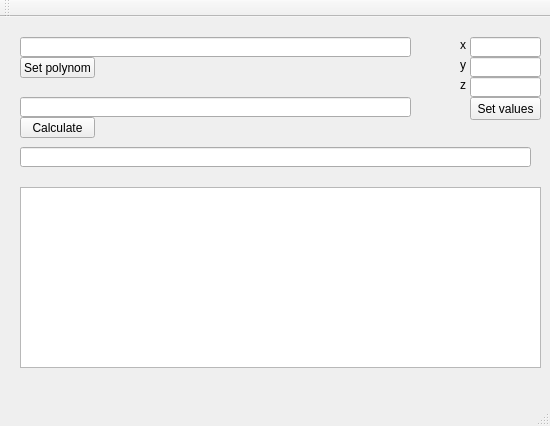
<?xml version="1.0" encoding="UTF-8"?>
<ui version="4.0">
 <class>MainWindow</class>
 <widget class="QMainWindow" name="MainWindow">
  <property name="geometry">
   <rect>
    <x>0</x>
    <y>0</y>
    <width>550</width>
    <height>426</height>
   </rect>
  </property>
  <property name="windowTitle">
   <string>MainWindow</string>
  </property>
  <widget class="QWidget" name="centralWidget">
   <widget class="QTableWidget" name="tableWidget">
    <property name="geometry">
     <rect>
      <x>20</x>
      <y>170</y>
      <width>521</width>
      <height>181</height>
     </rect>
    </property>
    <property name="minimumSize">
     <size>
      <width>431</width>
      <height>0</height>
     </size>
    </property>
   </widget>
   <widget class="QLabel" name="label_4">
    <property name="geometry">
     <rect>
      <x>460</x>
      <y>20</y>
      <width>16</width>
      <height>16</height>
     </rect>
    </property>
    <property name="text">
     <string>x</string>
    </property>
   </widget>
   <widget class="QLabel" name="label_5">
    <property name="geometry">
     <rect>
      <x>460</x>
      <y>40</y>
      <width>16</width>
      <height>16</height>
     </rect>
    </property>
    <property name="text">
     <string>y</string>
    </property>
   </widget>
   <widget class="QLabel" name="label_6">
    <property name="geometry">
     <rect>
      <x>460</x>
      <y>60</y>
      <width>16</width>
      <height>16</height>
     </rect>
    </property>
    <property name="text">
     <string>z</string>
    </property>
   </widget>
   <widget class="QPushButton" name="pushButton">
    <property name="geometry">
     <rect>
      <x>20</x>
      <y>40</y>
      <width>75</width>
      <height>21</height>
     </rect>
    </property>
    <property name="text">
     <string>Set polynom</string>
    </property>
   </widget>
   <widget class="QLineEdit" name="lineEdit">
    <property name="geometry">
     <rect>
      <x>20</x>
      <y>20</y>
      <width>391</width>
      <height>20</height>
     </rect>
    </property>
   </widget>
   <widget class="QLineEdit" name="lineEdit_4">
    <property name="geometry">
     <rect>
      <x>470</x>
      <y>20</y>
      <width>71</width>
      <height>20</height>
     </rect>
    </property>
   </widget>
   <widget class="QLineEdit" name="lineEdit_5">
    <property name="geometry">
     <rect>
      <x>470</x>
      <y>40</y>
      <width>71</width>
      <height>20</height>
     </rect>
    </property>
   </widget>
   <widget class="QLineEdit" name="lineEdit_6">
    <property name="geometry">
     <rect>
      <x>470</x>
      <y>60</y>
      <width>71</width>
      <height>20</height>
     </rect>
    </property>
   </widget>
   <widget class="QPushButton" name="pushButton_2">
    <property name="geometry">
     <rect>
      <x>470</x>
      <y>80</y>
      <width>71</width>
      <height>23</height>
     </rect>
    </property>
    <property name="text">
     <string>Set values</string>
    </property>
   </widget>
   <widget class="QLineEdit" name="lineEdit_2">
    <property name="geometry">
     <rect>
      <x>20</x>
      <y>80</y>
      <width>391</width>
      <height>20</height>
     </rect>
    </property>
   </widget>
   <widget class="QPushButton" name="pushButton_3">
    <property name="geometry">
     <rect>
      <x>20</x>
      <y>100</y>
      <width>75</width>
      <height>21</height>
     </rect>
    </property>
    <property name="text">
     <string>Calculate</string>
    </property>
   </widget>
   <widget class="QLineEdit" name="lineEdit_3">
    <property name="geometry">
     <rect>
      <x>20</x>
      <y>130</y>
      <width>511</width>
      <height>20</height>
     </rect>
    </property>
    <property name="readOnly">
     <bool>true</bool>
    </property>
   </widget>
  </widget>
  <widget class="QMenuBar" name="menuBar">
   <property name="geometry">
    <rect>
     <x>0</x>
     <y>0</y>
     <width>550</width>
     <height>21</height>
    </rect>
   </property>
  </widget>
  <widget class="QToolBar" name="mainToolBar">
   <attribute name="toolBarArea">
    <enum>TopToolBarArea</enum>
   </attribute>
   <attribute name="toolBarBreak">
    <bool>false</bool>
   </attribute>
  </widget>
  <widget class="QStatusBar" name="statusBar"/>
 </widget>
 <layoutdefault spacing="6" margin="11"/>
 <resources/>
 <connections/>
</ui>
